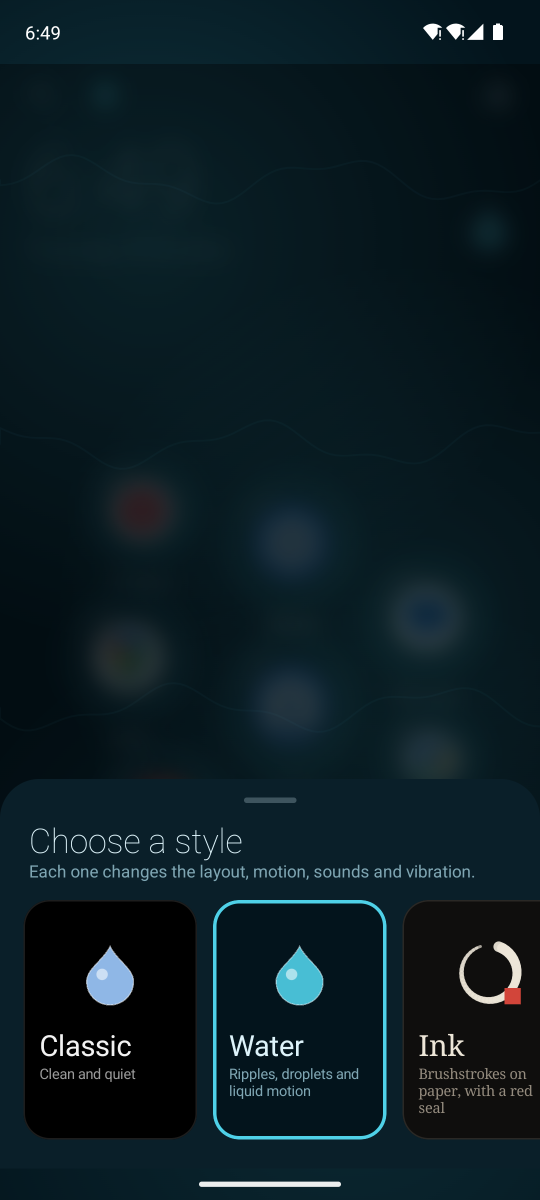
#> input picture store-7-picker.png, 1080 x 2400 px (shown at 1/2 size)
$ python -i kit.py   (imports and definitions only)
#> lines starting #> are read from the running program, lines starting #| are printed output that depends on the picture; after the words box and inside, x2 and y2 are one past the last pixel; in counts of white or black regions, pixels touching at a corner belong together
"""Small motion-design kit for Cascade's ads: phone mockup, kinetic type, easing, clip reading,
and an encoder that writes one scene per file. Frames are drawn with PIL + numpy at 1080x1920, 30 fps."""
import math
import os
import subprocess

import numpy as np
from PIL import Image, ImageDraw, ImageFilter, ImageFont

W, H, FPS = 1080, 1920, 30

FONTS = "/usr/share/fonts/opentype/inter/"


# [13 lines left out: function font, not called in this run]


# ── easing ────────────────────────────────────────────────────────────
def clamp(x, a=0.0, b=1.0):
    return max(a, min(b, x))


def ease_out(t):
    t = clamp(t)
    return 1 - (1 - t) ** 3


def ease_in_out(t):
    t = clamp(t)
    return 4 * t ** 3 if t < 0.5 else 1 - (-2 * t + 2) ** 3 / 2


def ease_back(t, s=1.7):
    t = clamp(t)
    return 1 + (s + 1) * (t - 1) ** 3 + s * (t - 1) ** 2


def spring(t, damping=0.5, freq=2.2):
    t = max(0.0, t)
    return 1 - math.exp(-t * 6 * damping) * math.cos(t * freq * 2 * math.pi)


def seg(t, a, b):
    """0 → 1 as t goes from a to b."""
    return clamp((t - a) / (b - a)) if b > a else float(t >= a)


# ── backgrounds ───────────────────────────────────────────────────────
# [16 lines left out: functions gradient, radial_glow, not called in this run]


# ── phone mockup ──────────────────────────────────────────────────────
SCREEN_W, SCREEN_H = 660, 1467  # 9:20, like the recordings
BEZEL = 18
PHONE_W, PHONE_H = SCREEN_W + 2 * BEZEL, SCREEN_H + 2 * BEZEL
R_SCREEN, R_PHONE = 64, 64 + BEZEL


def _rounded_mask(w, h, r, scale=3):
#> called with w = 660, h = 1467, r = 64, scale = 3
    m = Image.new("L", (w * scale, h * scale), 0)
#> m: PIL image 1980x4401 L; every value is 0
    ImageDraw.Draw(m).rounded_rectangle([0, 0, w * scale - 1, h * scale - 1], radius=r * scale, fill=255)
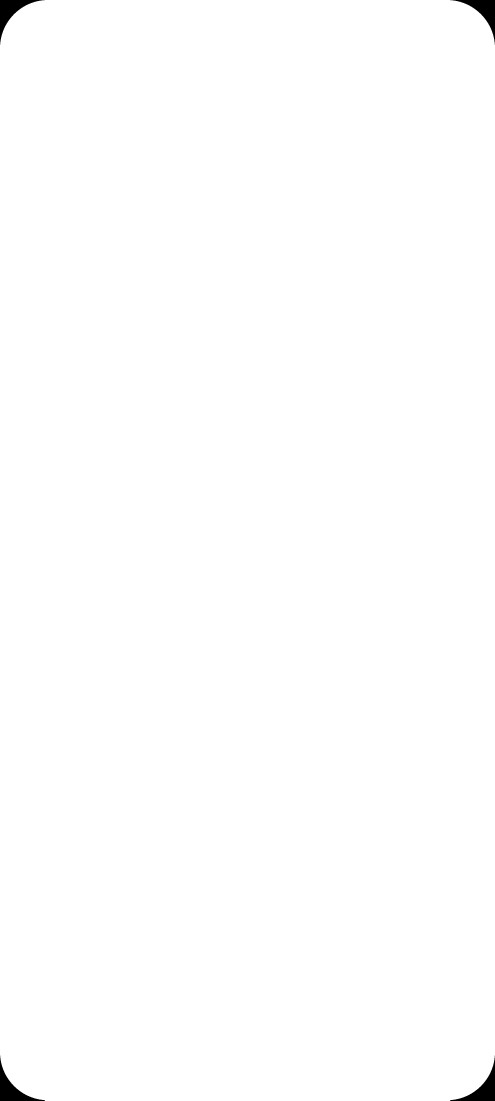
#> m: PIL image 1980x4401 L (shown at 1/4 size); 99.6% white; 4 black regions, box (x1, y1, x2, y2) and area: (0, 0, 179, 179) 7966, (1801, 0, 1980, 179) 7966, (0, 4222, 179, 4401) 7966, (1801, 4222, 1980, 4401) 7966
    return m.resize((w, h), Image.LANCZOS)


SCREEN_MASK = _rounded_mask(SCREEN_W, SCREEN_H, R_SCREEN)


def phone_body():
    body = Image.new("RGBA", (PHONE_W, PHONE_H), (0, 0, 0, 0))
#> body: PIL image 696x1503 RGBA; every value is 0
    mask = _rounded_mask(PHONE_W, PHONE_H, R_PHONE)
#> call 2 of _rounded_mask, with w = 696, h = 1503, r = 82, scale = 3
#> in _rounded_mask (call 2), `m = Image.new("L", (w * scale, h * scale), 0)`: m: PIL image 2088x4509 L; every value is 0
#> in _rounded_mask (call 2), `ImageDraw.Draw(m).rounded_rectangle([0, 0, w * scale - 1, h * scale - ..`:
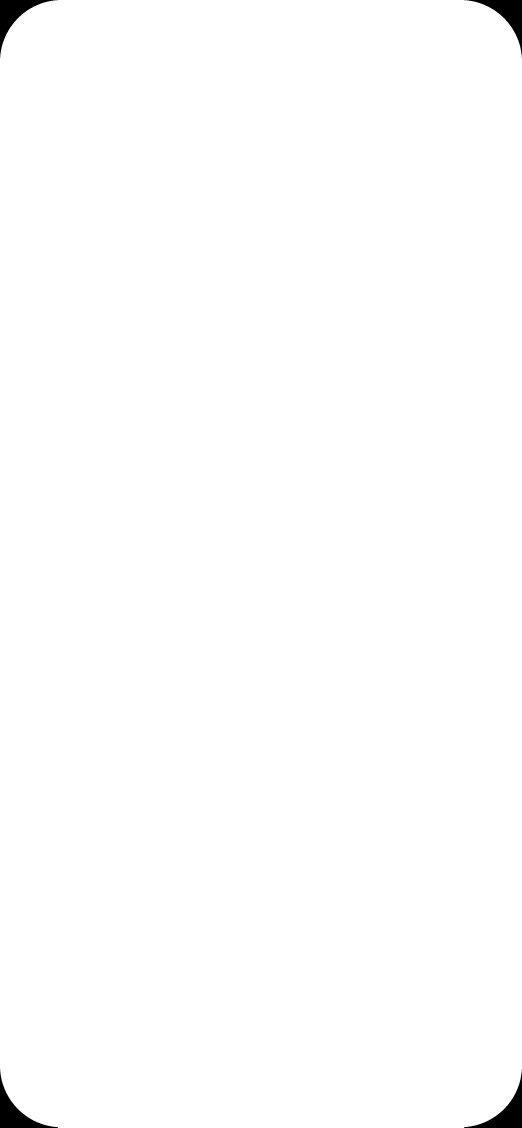
#> m: PIL image 2088x4509 L (shown at 1/4 size); 99.4% white; 4 black regions, box (x1, y1, x2, y2) and area: (0, 0, 231, 231) 13054, (1857, 0, 2088, 231) 13054, (0, 4278, 231, 4509) 13054, (1857, 4278, 2088, 4509) 13054
    fill = Image.new("RGBA", (PHONE_W, PHONE_H), (14, 14, 18, 255))
    body.paste(fill, (0, 0), mask)
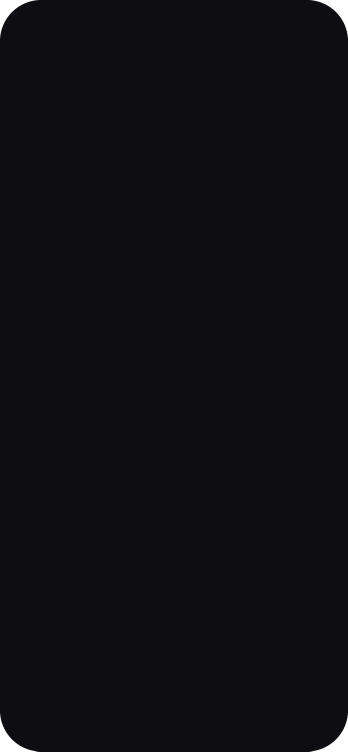
#> body: PIL image 696x1503 RGBA (shown at 1/2 size); mean R, G, B, A 13.9, 13.9, 17.9, 253.6; transparent parts drawn white
    d = ImageDraw.Draw(body)
    # A thin metallic rim.
    d.rounded_rectangle([1, 1, PHONE_W - 2, PHONE_H - 2], radius=R_PHONE, outline=(70, 72, 80, 255), width=3)
    return body


PHONE_BODY = phone_body()


def phone_shadow():
    pad = 120
    s = Image.new("RGBA", (PHONE_W + 2 * pad, PHONE_H + 2 * pad), (0, 0, 0, 0))
#> s: PIL image 936x1743 RGBA; every value is 0
    ImageDraw.Draw(s).rounded_rectangle([pad, pad + 30, pad + PHONE_W, pad + PHONE_H + 30], radius=R_PHONE, fill=(0, 0, 0, 150))
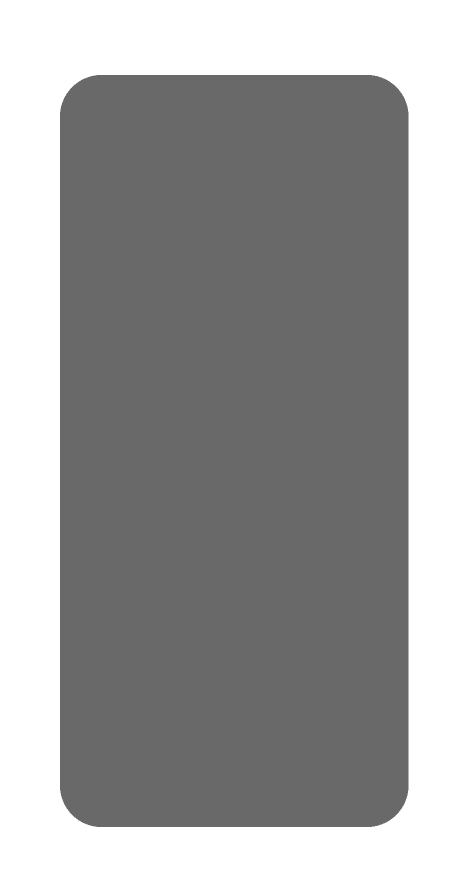
#> s: PIL image 936x1743 RGBA (shown at 1/2 size); mean R, G, B, A 0, 0, 0, 95.8; transparent parts drawn white
    return s.filter(ImageFilter.GaussianBlur(45)), pad


PHONE_SHADOW, SHADOW_PAD = phone_shadow()
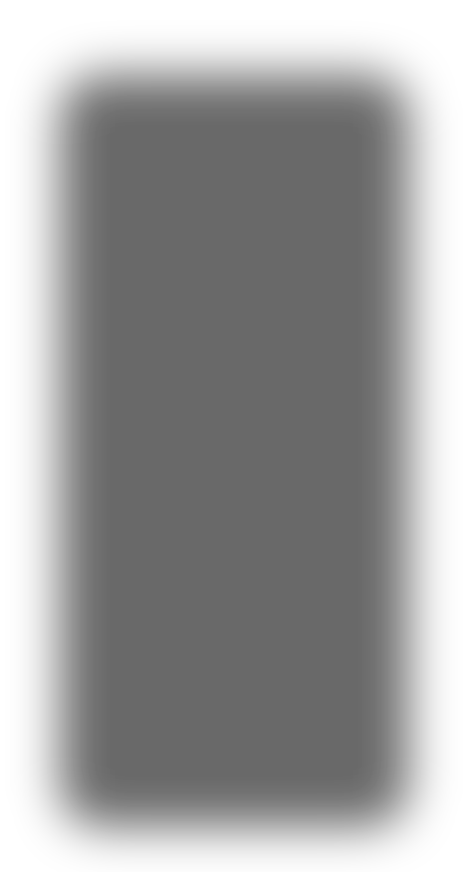
#> PHONE_SHADOW: PIL image 936x1743 RGBA (shown at 1/2 size); mean R, G, B, A 0, 0, 0, 95.8; transparent parts drawn white
#> SHADOW_PAD = 120
#> further down, picture is the input picture: PIL image 1080x2400 RGBA; mean R, G, B, A 11.4, 28.6, 35.1, 255


def phone(screen_img, scale=1.0, angle=0.0):
    """Returns an RGBA phone with the given screen (PIL RGB, any size) inside, plus its shadow."""
#> called with scale = 1, angle = 0
    scr = screen_img.convert("RGB").resize((SCREEN_W, SCREEN_H), Image.BILINEAR)
    ph = PHONE_BODY.copy()
    ph.paste(scr, (BEZEL, BEZEL), SCREEN_MASK)
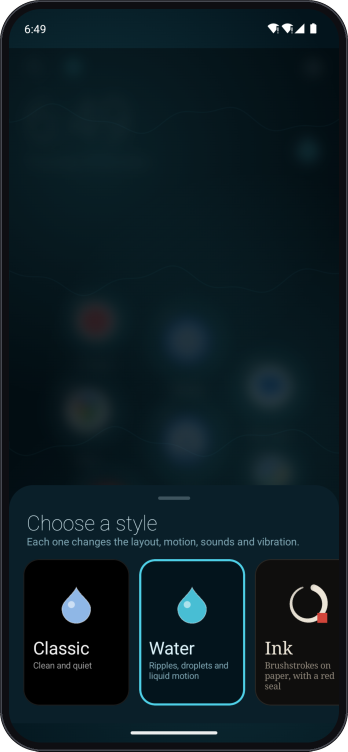
#> ph: PIL image 696x1503 RGBA (shown at 1/2 size); mean R, G, B, A 12.3, 28.1, 34.5, 253.6; transparent parts drawn white
    # Camera hole.
    ImageDraw.Draw(ph).ellipse([PHONE_W / 2 - 11, BEZEL + 22, PHONE_W / 2 + 11, BEZEL + 44], fill=(5, 5, 7, 255))
    full = PHONE_SHADOW.copy()
    full.alpha_composite(ph, (SHADOW_PAD, SHADOW_PAD))
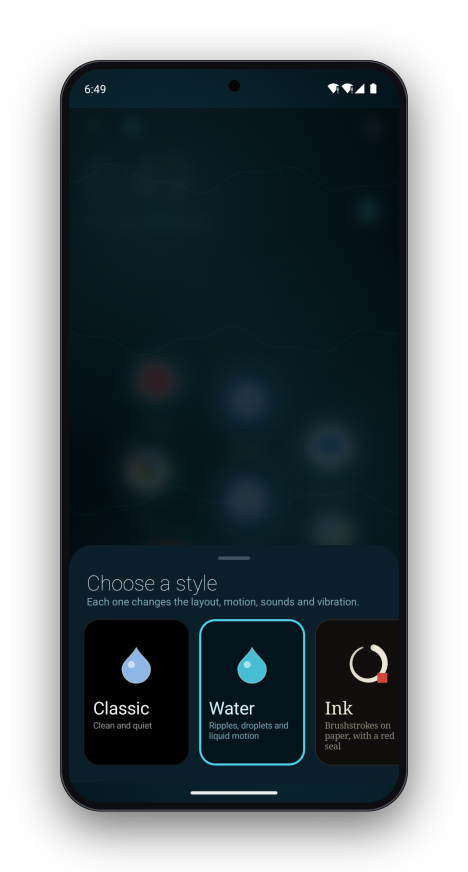
#> full: PIL image 936x1743 RGBA (shown at 1/2 size); mean R, G, B, A 7.9, 18, 22.1, 170.3; transparent parts drawn white
    if scale != 1.0:
        full = full.resize((int(full.width * scale), int(full.height * scale)), Image.BILINEAR)
    if angle:
        full = full.rotate(angle, expand=True, resample=Image.BICUBIC)
    return full


def place_center(canvas, rgba, cx, cy):
    canvas.alpha_composite(rgba, (int(cx - rgba.width / 2), int(cy - rgba.height / 2)))


# ── text ──────────────────────────────────────────────────────────────
# [85 lines left out: functions text_layer, put_text, word_reveal, draw_status, not called in this run]


class Clip:
    """Frames of a recording, resampled to 30 fps and scaled to the phone screen size."""

    # [15 lines left out: functions __init__, at, not called in this run]


# ── encoder ───────────────────────────────────────────────────────────
class Scene:
    """Write frames for one scene into its own mp4 (renamed into place only on success)."""

    # [29 lines left out: functions __init__, add, close, concat, not called in this run]


def mux(video, audio, out):
    subprocess.run(["ffmpeg", "-v", "error", "-y", "-i", video, "-i", audio, "-map", "0:v", "-map", "1:a", "-c:v", "copy",
                    "-c:a", "aac", "-b:a", "192k", "-shortest", out], check=True)

>>> from PIL import Image
>>> picture = Image.open('../../store-7-picker.png')
>>> result = phone(picture)
